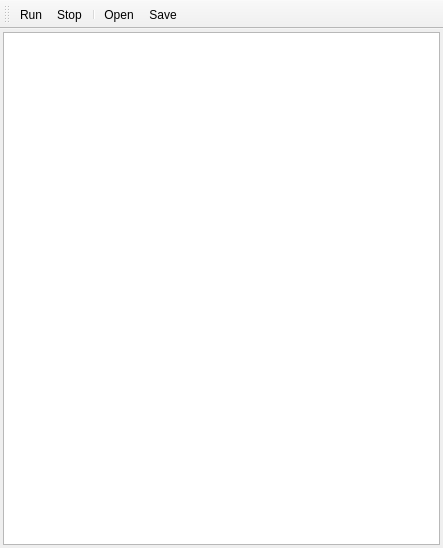
<?xml version="1.0" encoding="UTF-8"?>
<ui version="4.0">
 <class>ScriptEditor</class>
 <widget class="QMainWindow" name="ScriptEditor">
  <property name="geometry">
   <rect>
    <x>0</x>
    <y>0</y>
    <width>443</width>
    <height>548</height>
   </rect>
  </property>
  <property name="windowTitle">
   <string>MainWindow</string>
  </property>
  <widget class="QWidget" name="centralwidget">
   <layout class="QVBoxLayout" name="verticalLayout">
    <property name="spacing">
     <number>3</number>
    </property>
    <property name="margin">
     <number>3</number>
    </property>
    <item>
     <widget class="CodeEditor" name="code"/>
    </item>
   </layout>
  </widget>
  <widget class="QToolBar" name="toolBar">
   <property name="windowTitle">
    <string>toolBar</string>
   </property>
   <property name="iconSize">
    <size>
     <width>64</width>
     <height>64</height>
    </size>
   </property>
   <property name="floatable">
    <bool>false</bool>
   </property>
   <attribute name="toolBarArea">
    <enum>TopToolBarArea</enum>
   </attribute>
   <attribute name="toolBarBreak">
    <bool>false</bool>
   </attribute>
   <addaction name="run"/>
   <addaction name="stop"/>
   <addaction name="separator"/>
   <addaction name="open"/>
   <addaction name="save"/>
  </widget>
  <action name="run">
   <property name="icon">
    <iconset resource="images.qrc">
     <normaloff>:/images/run.png</normaloff>:/images/run.png</iconset>
   </property>
   <property name="text">
    <string>Run</string>
   </property>
   <property name="toolTip">
    <string>Run code</string>
   </property>
  </action>
  <action name="stop">
   <property name="icon">
    <iconset resource="images.qrc">
     <normaloff>:/images/stop.png</normaloff>:/images/stop.png</iconset>
   </property>
   <property name="text">
    <string>Stop</string>
   </property>
   <property name="toolTip">
    <string>Stop script execution</string>
   </property>
  </action>
  <action name="open">
   <property name="icon">
    <iconset resource="images.qrc">
     <normaloff>:/images/open.png</normaloff>:/images/open.png</iconset>
   </property>
   <property name="text">
    <string>Open</string>
   </property>
   <property name="toolTip">
    <string>Open script file</string>
   </property>
  </action>
  <action name="save">
   <property name="icon">
    <iconset resource="images.qrc">
     <normaloff>:/images/save.png</normaloff>:/images/save.png</iconset>
   </property>
   <property name="text">
    <string>Save</string>
   </property>
   <property name="toolTip">
    <string>Save script file</string>
   </property>
  </action>
 </widget>
 <customwidgets>
  <customwidget>
   <class>CodeEditor</class>
   <extends>QPlainTextEdit</extends>
   <header>codeeditor.h</header>
  </customwidget>
 </customwidgets>
 <resources>
  <include location="images.qrc"/>
 </resources>
 <connections/>
</ui>
